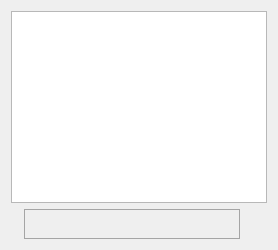
             <widget class="QWidget" name="tab_console">
              <attribute name="title">
               <string>&amp;Console</string>
              </attribute>
              <layout class="QGridLayout" name="gridLayout_5">
               <item row="0" column="0">
                <widget class="QTextEdit" name="messagesWidget">
                 <property name="minimumSize">
                  <size>
                   <width>0</width>
                   <height>100</height>
                  </size>
                 </property>
                 <property name="readOnly">
                  <bool>true</bool>
                 </property>
                 <property name="tabKeyNavigation" stdset="0">
                  <bool>false</bool>
                 </property>
                 <property name="columnCount" stdset="0">
                  <number>2</number>
                 </property>
                </widget>
               </item>
               <item row="1" column="0">
                <layout class="QHBoxLayout" name="horizontalLayout">
                 <property name="spacing">
                  <number>3</number>
                 </property>
                 <item>
                  <widget class="QLabel" name="label">
                   <property name="minimumSize">
                    <size>
                     <width>10</width>
                     <height>20</height>
                    </size>
                   </property>
                   <property name="maximumSize">
                    <size>
                     <width>10</width>
                     <height>20</height>
                    </size>
                   </property>
                   <property name="styleSheet">
                    <string notr="true">border-image: url(:/pic/res/pic/moreSelect.png);</string>
                   </property>
                   <property name="text">
                    <string/>
                   </property>
                  </widget>
                 </item>
                 <item>
                  <widget class="QLineEdit" name="lineEdit">
                   <property name="minimumSize">
                    <size>
                     <width>0</width>
                     <height>30</height>
                    </size>
                   </property>
                   <property name="styleSheet">
                    <string notr="true">QLineEdit
{
border:1px solid rgb(165, 165, 165);
background-color: rgb(255, 255, 255,0);
}

QLineEdit::hover{
border:1px solid rgb(174,103,46);
background-color: rgb(255, 255, 255,0);
}</string>
                   </property>
                  </widget>
                 </item>
                 <item>
                  <widget class="QPushButton" name="clearButton">
                   <property name="maximumSize">
                    <size>
                     <width>24</width>
                     <height>24</height>
                    </size>
                   </property>
                   <property name="toolTip">
                    <string>Clear console</string>
                   </property>
                   <property name="styleSheet">
                    <string notr="true">border:hidden;</string>
                   </property>
                   <property name="text">
                    <string/>
                   </property>
                   <property name="icon">
                    <iconset resource="../massgrid.qrc">
                     <normaloff>:/pic/res/pic/minBtn.png</normaloff>:/pic/res/pic/minBtn.png</iconset>
                   </property>
                   <property name="shortcut">
                    <string notr="true">Ctrl+L</string>
                   </property>
                   <property name="autoDefault">
                    <bool>false</bool>
                   </property>
                  </widget>
                 </item>
                </layout>
               </item>
              </layout>
             </widget>
